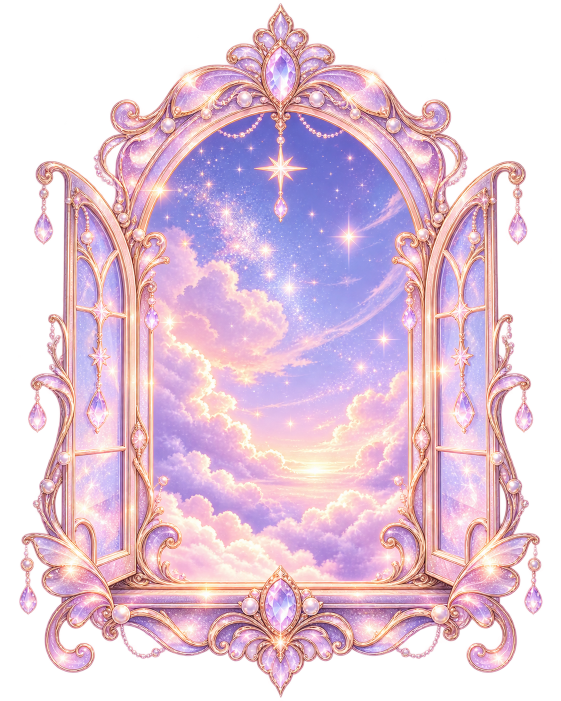
#> input picture assets/9.png, 1122 x 1402 px (shown at 1/2 size)
$ python make-fx.py
#> lines starting #> are read from the running program, lines starting #| are printed output that depends on the picture
"""Bakes the derived textures in public/fx from the source artwork.

Run once with:  python3 scripts/make-fx.py   (needs Pillow + numpy)
The outputs are committed, so this is only needed if the artwork changes.
"""
from pathlib import Path

import numpy as np
from PIL import Image, ImageEnhance, ImageFilter

ROOT = Path(__file__).resolve().parent.parent
ASSETS = ROOT / "assets"
OUT = ROOT / "public" / "fx"
OUT.mkdir(parents=True, exist_ok=True)

W, H = 1296, 2304  # 1.2x of 1080x1920 so the camera can drift

# 1. Sky plate cropped from the inside of the window artwork (9.png).
window = Image.open(ASSETS / "9.png").convert("RGB")
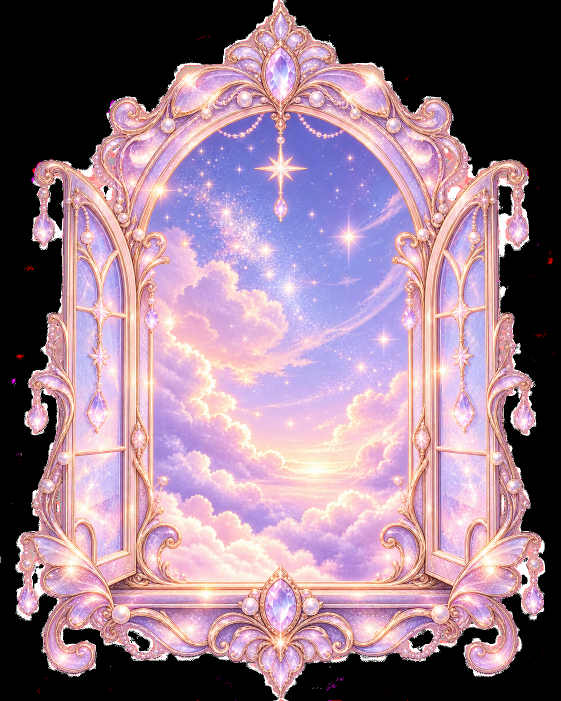
#> window: PIL image 1122x1402 RGB (shown at 1/2 size); mean R, G, B 148.7, 121, 138.1
sky = window.crop((380, 462, 746, 1112)).resize((W, H), Image.LANCZOS)
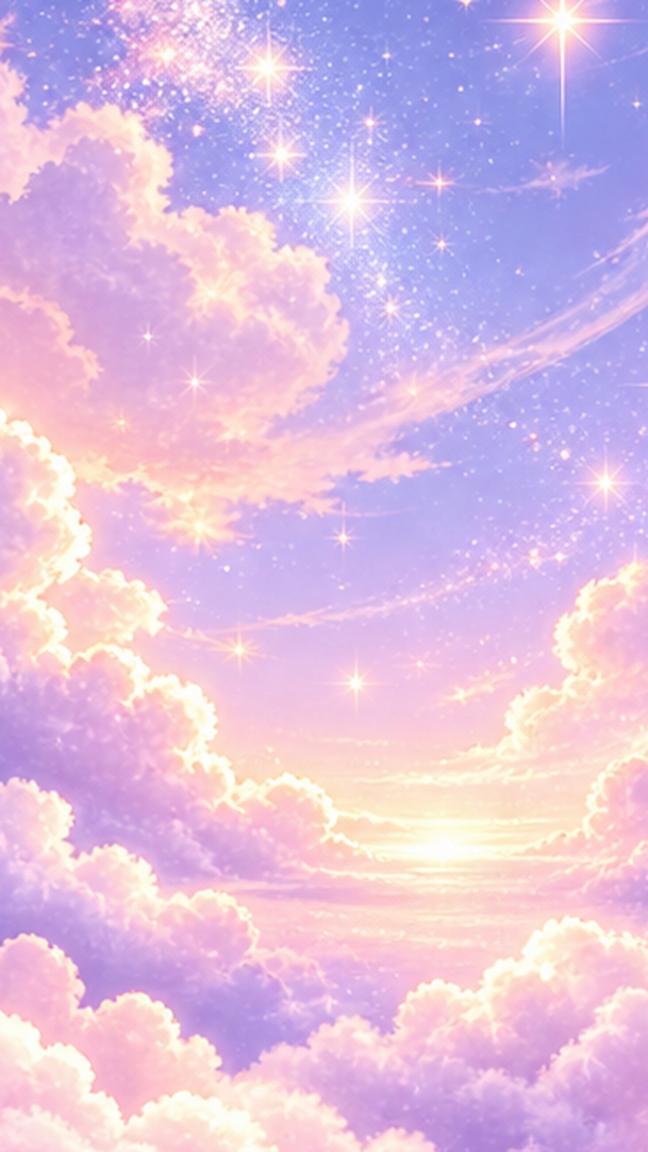
#> sky: PIL image 1296x2304 RGB (shown at 1/2 size); mean R, G, B 222.4, 191.1, 223.7
sky = sky.filter(ImageFilter.GaussianBlur(3))
sky.save(OUT / "sky-dawn.jpg", quality=92)

# Dusk grade: deeper, cooler, less exposed version of the same plate.
arr = np.asarray(sky).astype(np.float32) / 255.0
tint = np.array([0.34, 0.22, 0.58], dtype=np.float32)  # plum-indigo
dusk = arr ** 1.9 * 0.5 + tint * 0.2
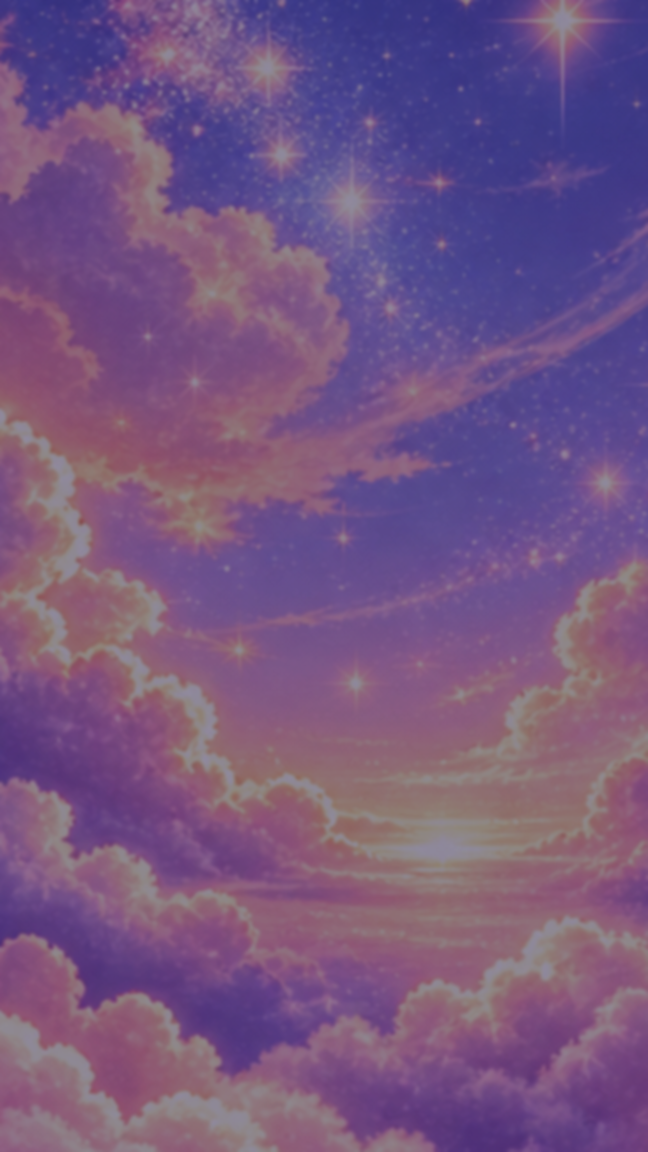
#> dusk: shape (2304, 1296, 3) float32 (shown at 1/2 size); mean R, G, B 0.456, 0.338, 0.51
dusk = np.clip(dusk, 0, 1)
Image.fromarray((dusk * 255).astype(np.uint8)).save(OUT / "sky-dusk.jpg", quality=92)

# 2. Glow halos for every artwork: blurred, brightened alpha silhouettes.
for i in range(1, 11):
    im = Image.open(ASSETS / f"{i}.png").convert("RGBA")
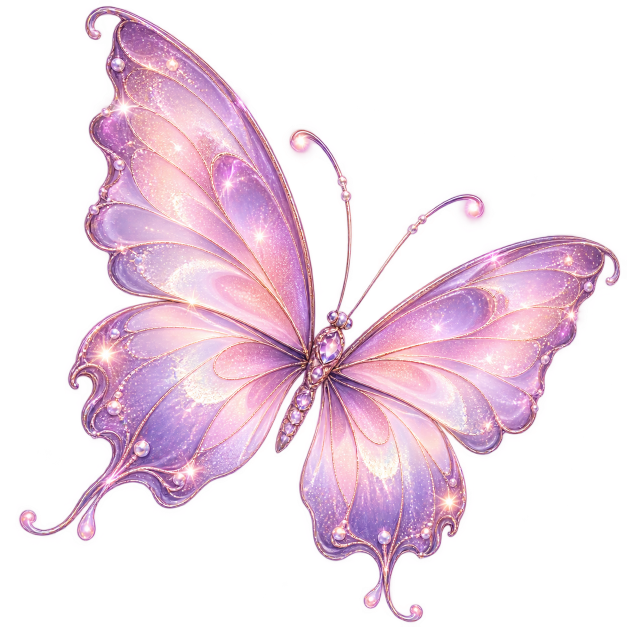
#> input picture assets/1.png, 1254 x 1254 px (shown at 1/2 size)
#> im is the input picture: PIL image 1254x1254 RGBA; mean R, G, B, A 95.4, 71.3, 87.4, 93.9
    im.thumbnail((420, 420), Image.LANCZOS)
#> im: PIL image 420x420 RGBA
    pad = 90
    canvas = Image.new("RGBA", (im.width + pad * 2, im.height + pad * 2), (0, 0, 0, 0))
#> canvas: PIL image 600x600 RGBA; every value is 0
    canvas.alpha_composite(im, (pad, pad))
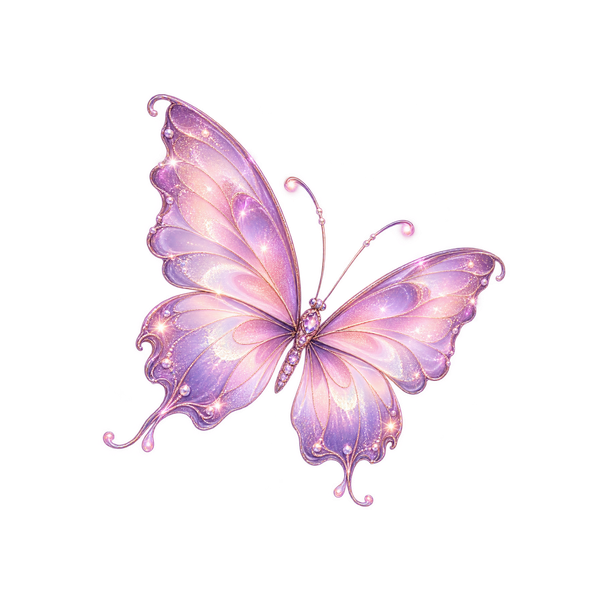
#> canvas: PIL image 600x600 RGBA; mean R, G, B, A 45.7, 34.2, 41.9, 46; transparent parts drawn white
    glow = canvas.filter(ImageFilter.GaussianBlur(26))
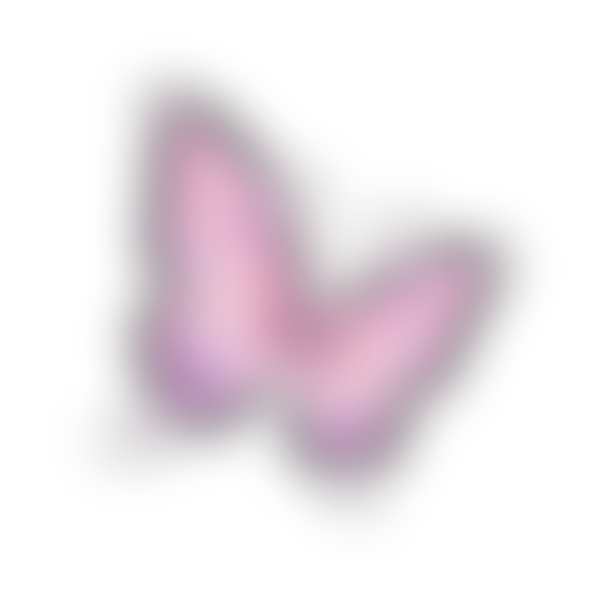
#> glow: PIL image 600x600 RGBA; mean R, G, B, A 45.7, 34.2, 41.8, 46; transparent parts drawn white
    glow = ImageEnhance.Brightness(glow).enhance(1.35)
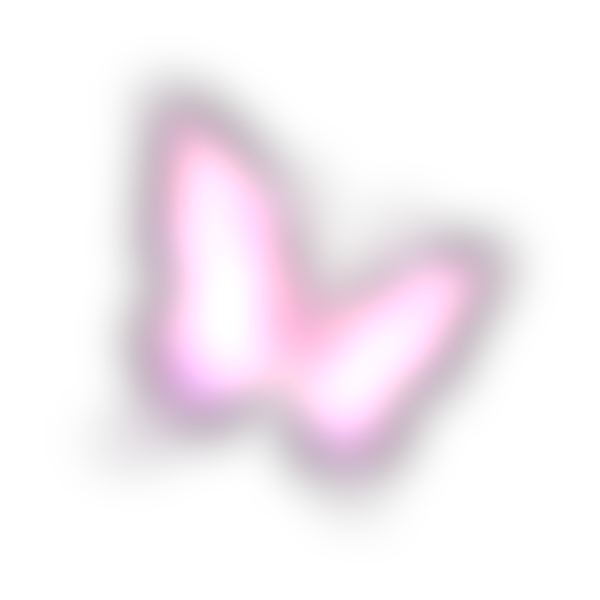
#> glow: PIL image 600x600 RGBA; mean R, G, B, A 58.5, 45.9, 55.4, 46; transparent parts drawn white
    glow.save(OUT / f"glow-{i}.png", optimize=True)
#> pass 2 of the loop `for i in range(1, 11):`:
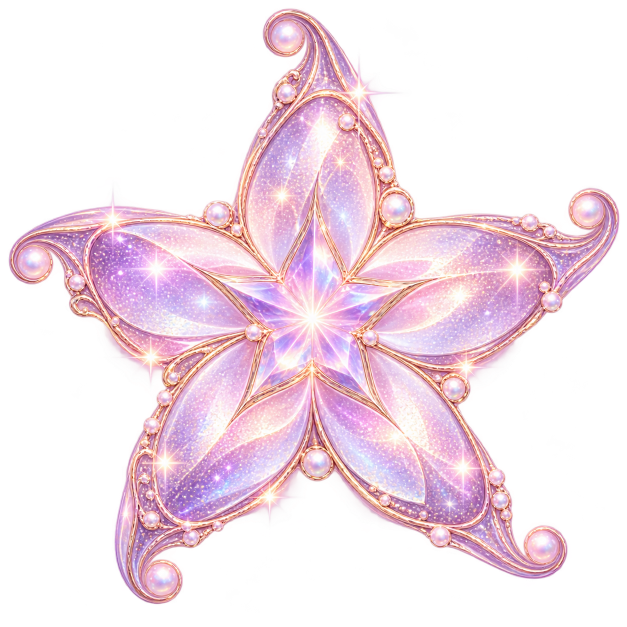
#> input picture assets/2.png, 1254 x 1254 px (shown at 1/2 size)
#> im is the input picture: PIL image 1254x1254 RGBA; mean R, G, B, A 105.9, 85.2, 95.3, 103.3
#> im: PIL image 420x420 RGBA
#> `canvas.alpha_composite(im, (pad, pad))`:
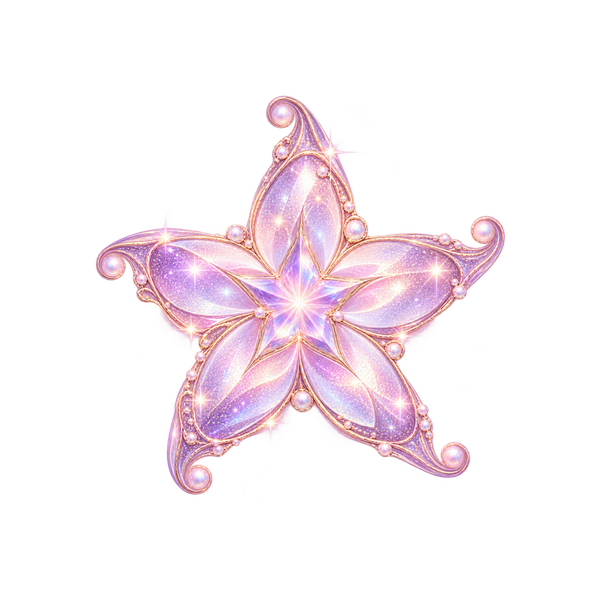
#> canvas: PIL image 600x600 RGBA; mean R, G, B, A 51.1, 41.2, 46.1, 50.6; transparent parts drawn white
#> `glow = ImageEnhance.Brightness(glow).enhance(1.35)`:
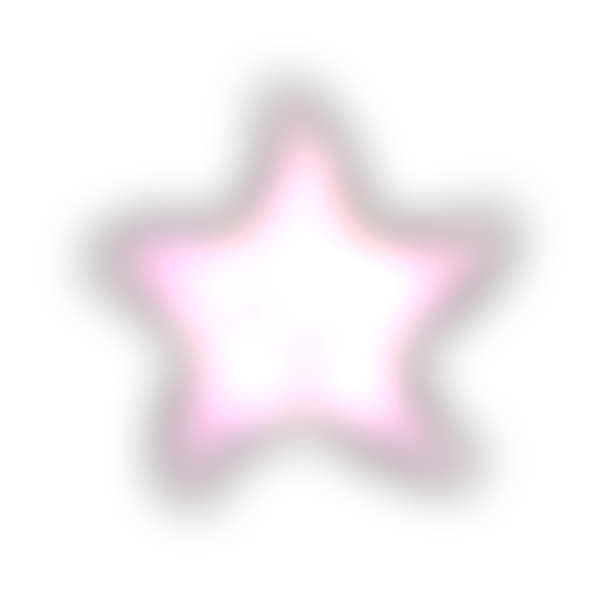
#> glow: PIL image 600x600 RGBA; mean R, G, B, A 63.8, 55.2, 59.7, 50.6; transparent parts drawn white
#> (the run stopped early here; a loop or call above may not have finished)
